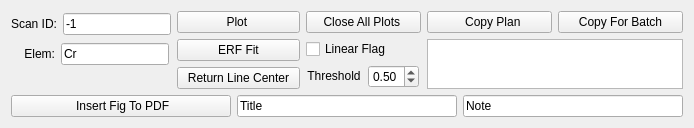
         <widget class="QWidget" name="widget" native="true">
          <property name="sizePolicy">
           <sizepolicy hsizetype="Preferred" vsizetype="Preferred">
            <horstretch>0</horstretch>
            <verstretch>0</verstretch>
           </sizepolicy>
          </property>
          <layout class="QGridLayout" name="gridLayout_87">
           <item row="0" column="0" colspan="3">
            <layout class="QGridLayout" name="gridLayout_81">
             <item row="0" column="0">
              <layout class="QGridLayout" name="gridLayout_67">
               <item row="0" column="0">
                <layout class="QGridLayout" name="gridLayout_51">
                 <item row="0" column="0">
                  <layout class="QGridLayout" name="gridLayout_2">
                   <item row="0" column="0">
                    <widget class="QLabel" name="label_47">
                     <property name="sizePolicy">
                      <sizepolicy hsizetype="Fixed" vsizetype="Preferred">
                       <horstretch>0</horstretch>
                       <verstretch>0</verstretch>
                      </sizepolicy>
                     </property>
                     <property name="text">
                      <string>Scan ID:</string>
                     </property>
                     <property name="alignment">
                      <set>Qt::AlignRight|Qt::AlignTrailing|Qt::AlignVCenter</set>
                     </property>
                    </widget>
                   </item>
                   <item row="0" column="1">
                    <widget class="QLineEdit" name="pb_plot_sd">
                     <property name="sizePolicy">
                      <sizepolicy hsizetype="Fixed" vsizetype="Fixed">
                       <horstretch>0</horstretch>
                       <verstretch>0</verstretch>
                      </sizepolicy>
                     </property>
                     <property name="text">
                      <string>-1</string>
                     </property>
                    </widget>
                   </item>
                  </layout>
                 </item>
                 <item row="1" column="0">
                  <layout class="QGridLayout" name="gridLayout_10">
                   <item row="0" column="0">
                    <widget class="QLabel" name="label_48">
                     <property name="sizePolicy">
                      <sizepolicy hsizetype="Fixed" vsizetype="Preferred">
                       <horstretch>0</horstretch>
                       <verstretch>0</verstretch>
                      </sizepolicy>
                     </property>
                     <property name="text">
                      <string>    Elem:</string>
                     </property>
                     <property name="alignment">
                      <set>Qt::AlignRight|Qt::AlignTrailing|Qt::AlignVCenter</set>
                     </property>
                    </widget>
                   </item>
                   <item row="0" column="1">
                    <widget class="QLineEdit" name="pb_plot_elem">
                     <property name="sizePolicy">
                      <sizepolicy hsizetype="Fixed" vsizetype="Fixed">
                       <horstretch>0</horstretch>
                       <verstretch>0</verstretch>
                      </sizepolicy>
                     </property>
                     <property name="text">
                      <string>Cr</string>
                     </property>
                    </widget>
                   </item>
                  </layout>
                 </item>
                 <item row="2" column="0">
                  <widget class="QLabel" name="label_59">
                   <property name="sizePolicy">
                    <sizepolicy hsizetype="Preferred" vsizetype="Fixed">
                     <horstretch>0</horstretch>
                     <verstretch>0</verstretch>
                    </sizepolicy>
                   </property>
                   <property name="text">
                    <string/>
                   </property>
                  </widget>
                 </item>
                </layout>
               </item>
               <item row="0" column="1">
                <layout class="QGridLayout" name="gridLayout_57">
                 <item row="0" column="0">
                  <layout class="QVBoxLayout" name="verticalLayout_2">
                   <item>
                    <widget class="QPushButton" name="pb_plot">
                     <property name="sizePolicy">
                      <sizepolicy hsizetype="Preferred" vsizetype="Preferred">
                       <horstretch>0</horstretch>
                       <verstretch>0</verstretch>
                      </sizepolicy>
                     </property>
                     <property name="styleSheet">
                      <string notr="true">QPushButton:pressed{ 
	background-color: rgb(255, 0, 0); 
	}</string>
                     </property>
                     <property name="text">
                      <string>      Plot       </string>
                     </property>
                    </widget>
                   </item>
                   <item>
                    <widget class="QPushButton" name="pb_erf_fit">
                     <property name="sizePolicy">
                      <sizepolicy hsizetype="Preferred" vsizetype="Preferred">
                       <horstretch>0</horstretch>
                       <verstretch>0</verstretch>
                      </sizepolicy>
                     </property>
                     <property name="text">
                      <string> ERF Fit </string>
                     </property>
                    </widget>
                   </item>
                   <item>
                    <widget class="QPushButton" name="pb_plot_line_center">
                     <property name="sizePolicy">
                      <sizepolicy hsizetype="Preferred" vsizetype="Preferred">
                       <horstretch>0</horstretch>
                       <verstretch>0</verstretch>
                      </sizepolicy>
                     </property>
                     <property name="text">
                      <string>  Return Line Center  </string>
                     </property>
                    </widget>
                   </item>
                  </layout>
                 </item>
                 <item row="0" column="1">
                  <layout class="QVBoxLayout" name="verticalLayout_5">
                   <item>
                    <widget class="QPushButton" name="pb_close_all_plot">
                     <property name="sizePolicy">
                      <sizepolicy hsizetype="Preferred" vsizetype="Fixed">
                       <horstretch>0</horstretch>
                       <verstretch>0</verstretch>
                      </sizepolicy>
                     </property>
                     <property name="styleSheet">
                      <string notr="true"/>
                     </property>
                     <property name="text">
                      <string>   Close All Plots    </string>
                     </property>
                    </widget>
                   </item>
                   <item>
                    <widget class="QCheckBox" name="cb_erf_linear_flag">
                     <property name="sizePolicy">
                      <sizepolicy hsizetype="Fixed" vsizetype="Fixed">
                       <horstretch>0</horstretch>
                       <verstretch>0</verstretch>
                      </sizepolicy>
                     </property>
                     <property name="layoutDirection">
                      <enum>Qt::LeftToRight</enum>
                     </property>
                     <property name="text">
                      <string>Linear Flag         </string>
                     </property>
                    </widget>
                   </item>
                   <item>
                    <layout class="QHBoxLayout" name="horizontalLayout_14">
                     <property name="rightMargin">
                      <number>0</number>
                     </property>
                     <item>
                      <widget class="QLabel" name="label_49">
                       <property name="sizePolicy">
                        <sizepolicy hsizetype="Fixed" vsizetype="Fixed">
                         <horstretch>0</horstretch>
                         <verstretch>0</verstretch>
                        </sizepolicy>
                       </property>
                       <property name="text">
                        <string>Threshold</string>
                       </property>
                       <property name="alignment">
                        <set>Qt::AlignCenter</set>
                       </property>
                      </widget>
                     </item>
                     <item>
                      <widget class="QDoubleSpinBox" name="dsb_line_center_thre">
                       <property name="sizePolicy">
                        <sizepolicy hsizetype="Fixed" vsizetype="Fixed">
                         <horstretch>0</horstretch>
                         <verstretch>0</verstretch>
                        </sizepolicy>
                       </property>
                       <property name="minimum">
                        <double>0.010000000000000</double>
                       </property>
                       <property name="maximum">
                        <double>1.000000000000000</double>
                       </property>
                       <property name="value">
                        <double>0.500000000000000</double>
                       </property>
                      </widget>
                     </item>
                    </layout>
                   </item>
                  </layout>
                 </item>
                </layout>
               </item>
              </layout>
             </item>
             <item row="0" column="1">
              <layout class="QGridLayout" name="gridLayout_96">
               <item row="1" column="0" colspan="2">
                <widget class="QTextEdit" name="text_scan_plan">
                 <property name="sizePolicy">
                  <sizepolicy hsizetype="Expanding" vsizetype="Ignored">
                   <horstretch>0</horstretch>
                   <verstretch>0</verstretch>
                  </sizepolicy>
                 </property>
                 <property name="styleSheet">
                  <string notr="true">font: 8pt &quot;Consolas&quot;;</string>
                 </property>
                 <property name="readOnly">
                  <bool>true</bool>
                 </property>
                </widget>
               </item>
               <item row="0" column="0">
                <widget class="QPushButton" name="pb_scan_copy">
                 <property name="sizePolicy">
                  <sizepolicy hsizetype="Preferred" vsizetype="Fixed">
                   <horstretch>0</horstretch>
                   <verstretch>0</verstretch>
                  </sizepolicy>
                 </property>
                 <property name="toolTip">
                  <string>paste the scan to a terminal for scan</string>
                 </property>
                 <property name="text">
                  <string>  Copy Plan</string>
                 </property>
                </widget>
               </item>
               <item row="0" column="1">
                <widget class="QPushButton" name="pb_batchscan_copy">
                 <property name="sizePolicy">
                  <sizepolicy hsizetype="Preferred" vsizetype="Minimum">
                   <horstretch>0</horstretch>
                   <verstretch>0</verstretch>
                  </sizepolicy>
                 </property>
                 <property name="toolTip">
                  <string>yield from will be added to the front</string>
                 </property>
                 <property name="text">
                  <string>   Copy For Batch   </string>
                 </property>
                </widget>
               </item>
              </layout>
             </item>
            </layout>
           </item>
           <item row="1" column="0">
            <widget class="QPushButton" name="pb_fig_to_pdf">
             <property name="sizePolicy">
              <sizepolicy hsizetype="Minimum" vsizetype="Fixed">
               <horstretch>0</horstretch>
               <verstretch>0</verstretch>
              </sizepolicy>
             </property>
             <property name="text">
              <string>   Insert Fig To PDF  </string>
             </property>
            </widget>
           </item>
           <item row="1" column="1">
            <widget class="QLineEdit" name="le_pdf_fig_title">
             <property name="sizePolicy">
              <sizepolicy hsizetype="Minimum" vsizetype="Preferred">
               <horstretch>0</horstretch>
               <verstretch>0</verstretch>
              </sizepolicy>
             </property>
             <property name="text">
              <string>Title</string>
             </property>
             <property name="placeholderText">
              <string>Title</string>
             </property>
            </widget>
           </item>
           <item row="1" column="2">
            <widget class="QLineEdit" name="le_pdf_fig_note">
             <property name="sizePolicy">
              <sizepolicy hsizetype="Minimum" vsizetype="Preferred">
               <horstretch>0</horstretch>
               <verstretch>0</verstretch>
              </sizepolicy>
             </property>
             <property name="text">
              <string>Note</string>
             </property>
             <property name="placeholderText">
              <string>Note</string>
             </property>
            </widget>
           </item>
          </layout>
         </widget>
